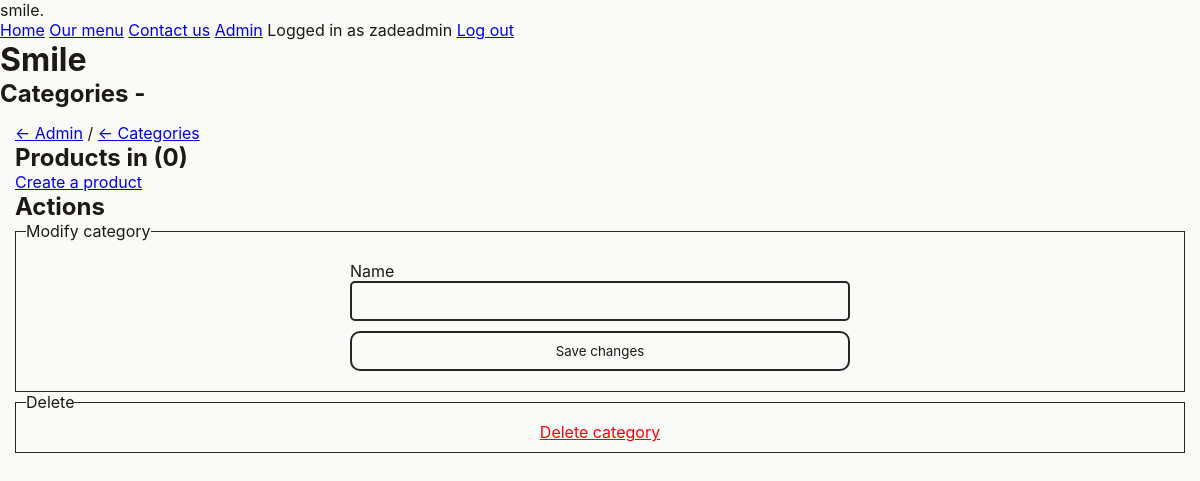
/admin/categories/5 (signed in), run on an earlier commit of the app's database.
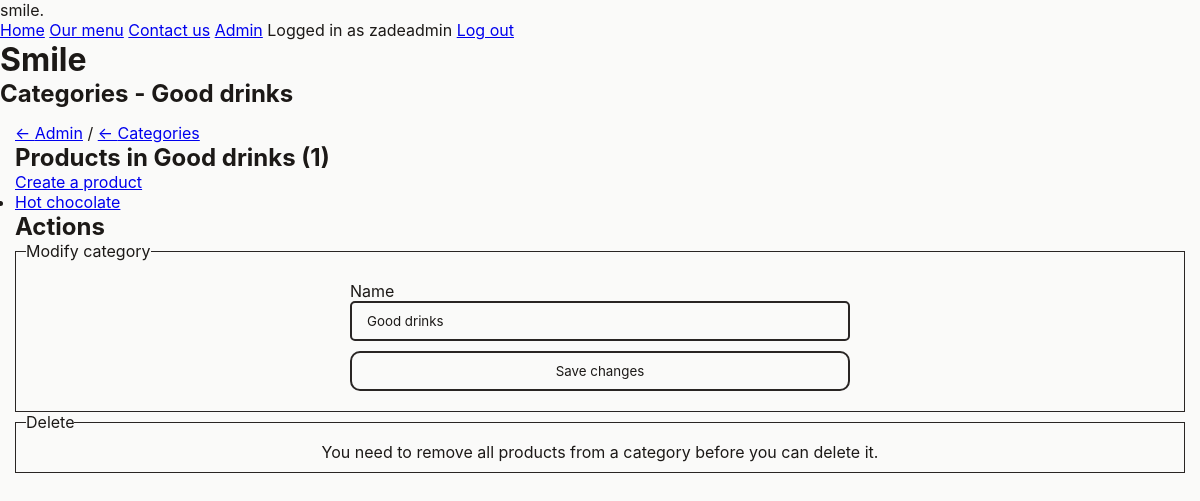
And on a later commit of the database.
### tables this page shows
CREATE TABLE "Categories" (
	"id"	INTEGER NOT NULL UNIQUE,
	"name"	TEXT NOT NULL,
	PRIMARY KEY("id" AUTOINCREMENT)
);

CREATE TABLE "Products" (
	"id"	INTEGER NOT NULL UNIQUE,
	"name"	TEXT NOT NULL,
	"description"	TEXT NOT NULL,
	"size"	TEXT NOT NULL,
	"image_path"	TEXT NOT NULL,
	"price"	REAL NOT NULL,
	"category_id"	INTEGER NOT NULL DEFAULT 1,
	PRIMARY KEY("id" AUTOINCREMENT)
);

### server.py (the view)
@server.route("/admin/categories/<category_id>", methods=["GET"])
@admin_only
def handle_admin_category_info(category_id=None):
    if not category_id:
        return redirect("/admin/categories")
    with get_db() as (connection, cursor):
        category_query = "SELECT id, name FROM Categories WHERE id=?"
        cursor.execute(category_query, [category_id])
        category_res = cursor.fetchone()
        products_query = "SELECT id, name FROM Products WHERE category_id=?"
        cursor.execute(products_query, [category_id])
        products_res = cursor.fetchall()
        return render_template("admin/category-info.jinja", user=g.user, category=category_res, products=products_res)

### server.py (called while the page is built)
def db_dict_factory(cursor, row):
    d = {}
    for idx, col in enumerate(cursor.description):
        d[col[0]] = row[idx]
    return d

@contextmanager
def get_db(*args, **kwds):
    db_connection = sqlite3.connect("smile.sqlite")
    db_connection.row_factory = db_dict_factory
    db_cursor = db_connection.cursor()
    try:
        yield (db_connection, db_cursor)
    finally:
        db_connection.close()

def get_user():
    if ("username" in session) and ("display_name" in session):
        username = session["username"]
        display_name = session["display_name"]
        admin = session["admin"]
        if username is None or display_name is None or admin is None:
            return False
        return {
            "username": username,
            "display_name": display_name,
            "admin": admin
        }
    return False

def admin_only(func):
    @wraps(func)
    def wrapper(*args, **kwargs):
        if not g.user:
            return redirect("/auth?m=You+are+not+logged+in")
        if (g.user["admin"] != True):
            return redirect("/?m=You+are+not+an+admin")
        return func(*args, **kwargs)
    return wrapper

### templates/admin/category-info.jinja
{% extends "base.jinja" %}
{% set title = "Admin - Categories" %}
{% block pageheading %}
    Categories - {{ category.name }}
{% endblock pageheading %}
{% block main %}
    <div class="breadcrumbs">
        <a href="{{ url_for('handle_admin')}}" class="back-link">Admin</a>
        /
        <a href="{{ url_for('handle_admin_categories')}}" class="back-link">Categories</a>
    </div>
    <section>
        <h2>Products in {{ category.name }} ({{ products|length }})</h2>
        <a href="{{ url_for('handle_admin_create_product')}}">Create a product</a>
        <ul>
            {% for item in products %}
                <li>
                    <a href="{{ url_for('handle_admin_product_info', product_id=item.id)}}">{{ item.name }}</a>
                </li>
            {% endfor %}
        </ul>
    </section>
    <section>
        <h2>Actions</h2>
        <fieldset>
            <legend>
                Modify category
            </legend>
            <form action="{{ url_for('handle_admin_update_category', category_id=category.id)}}"
                  method="post"
                  class="edit-info-form">
                <label for="category_name">
                    Name
                    <input type="text"
                           name="name"
                           id="category_name"
                           value="{{ category.name }}"/>
                </label>
                <button type="submit">Save changes</button>
            </form>
        </fieldset>
        <fieldset>
            <legend>
                Delete
            </legend>
            {% if products|length == 0 %}
                <a href="{{ url_for('handle_admin_delete_category', category_id=category.id)}}"
                   class="danger-text"
                   data-confirm>Delete category</a>
            {% else %}
                You need to remove all products from a category before you can delete it.
            {% endif %}
        </fieldset>
    </section>
{% endblock main %}

What changed in the data, as far as the page shows it:
added Categories: name "Good drinks"
added Products: name "Hot chocolate"
Also different on the page:
{{ products|length }}: "0" → "1"
text no longer shown: "Delete category"
text now shown: "You need to remove all products from a category before you can delete it."
